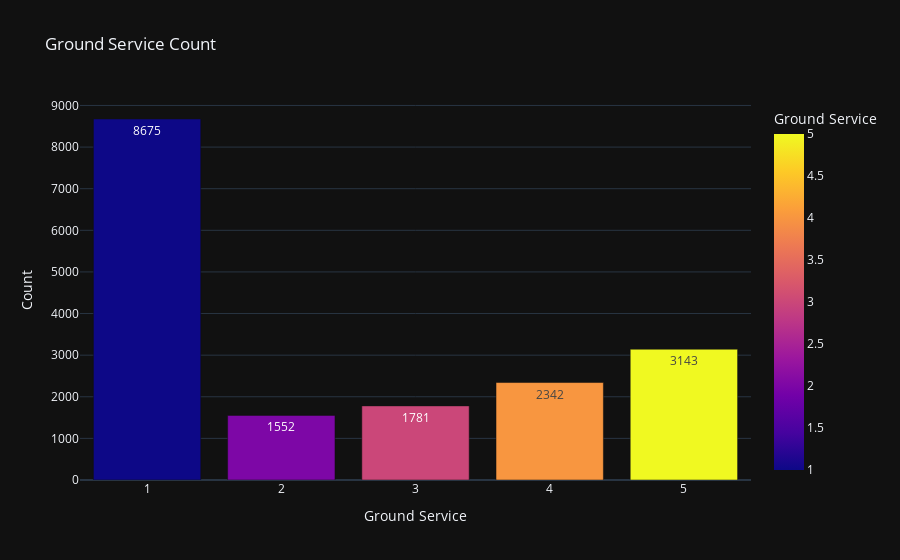

The notebook cell this image was saved under:
### Code cell
px.bar(df_eda.groupby('ground_service')['index'].count().reset_index(), x='ground_service', y='index', color='ground_service', template='plotly_dark', labels={'ground_service':'Ground Service', 'index':'Count'}, title='Ground Service Count', text_auto=True)

### Figure 1 — Plotly figure (JSON) as saved in the notebook; plotly's stock layout.template omitted (floating-point values rounded to 4 significant figures)
{"data": [{"alignmentgroup": "True", "hovertemplate": "Ground Service=%{marker.color}<br>Count=%{y}<extra></extra>", "legendgroup": "", "marker": {"color": [1, 2, 3, 4, 5], "coloraxis": "coloraxis", "pattern": {"shape": ""}}, "name": "", "offsetgroup": "", "orientation": "v", "showlegend": false, "textposition": "auto", "texttemplate": "%{y}", "type": "bar", "x": [1, 2, 3, 4, 5], "xaxis": "x", "y": [8675, 1552, 1781, 2342, 3143], "yaxis": "y"}], "layout": {"barmode": "relative", "coloraxis": {"colorbar": {"title": {"text": "Ground Service"}}, "colorscale": [[0, "#0d0887"], [0.1111, "#46039f"], [0.2222, "#7201a8"], [0.3333, "#9c179e"], [0.4444, "#bd3786"], [0.5556, "#d8576b"], [0.6667, "#ed7953"], [0.7778, "#fb9f3a"], [0.8889, "#fdca26"], [1, "#f0f921"]]}, "legend": {"tracegroupgap": 0}, "title": {"text": "Ground Service Count"}, "xaxis": {"anchor": "y", "domain": [0, 1], "title": {"text": "Ground Service"}}, "yaxis": {"anchor": "x", "domain": [0, 1], "title": {"text": "Count"}}}}
